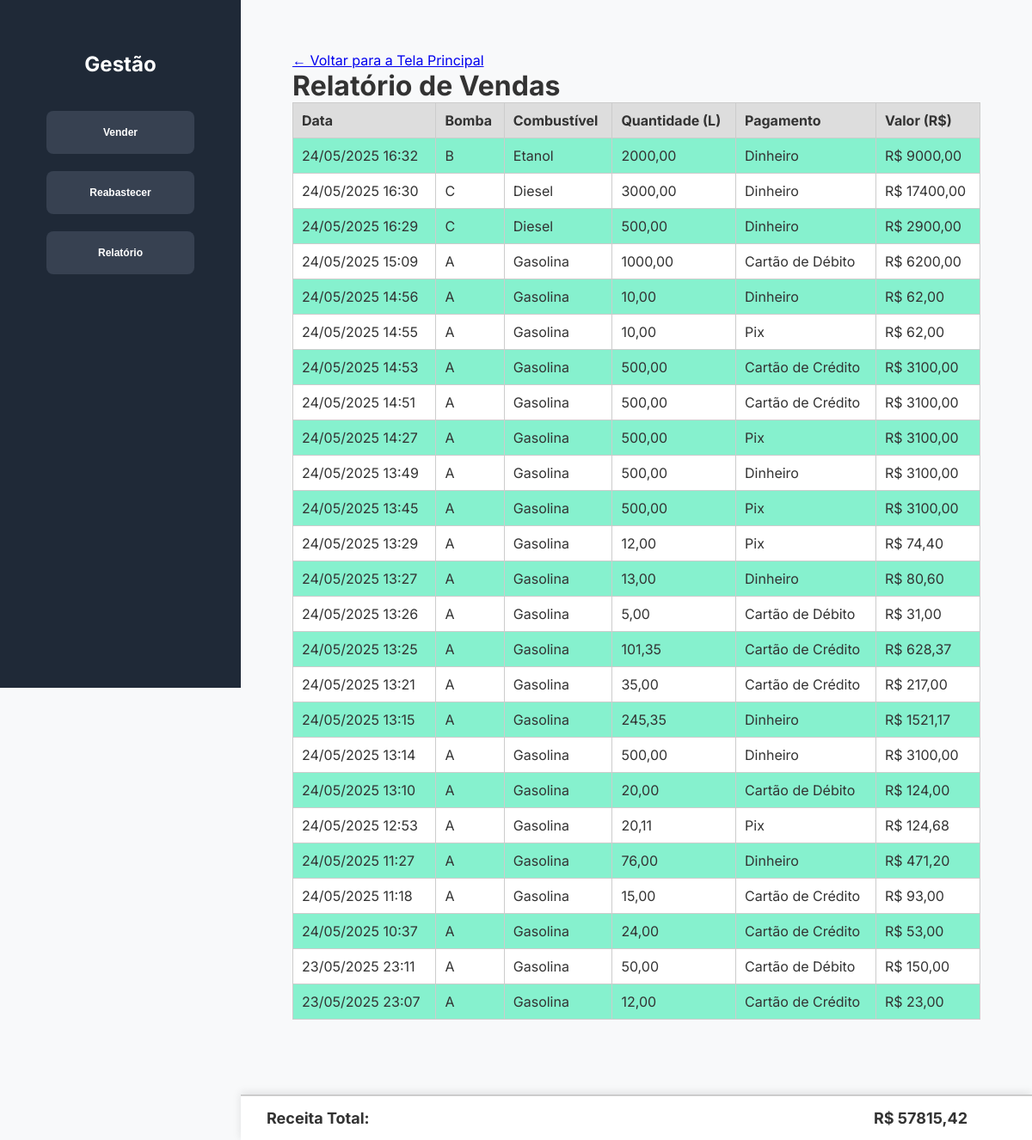
The page /relatorio on the database as committed earlier.
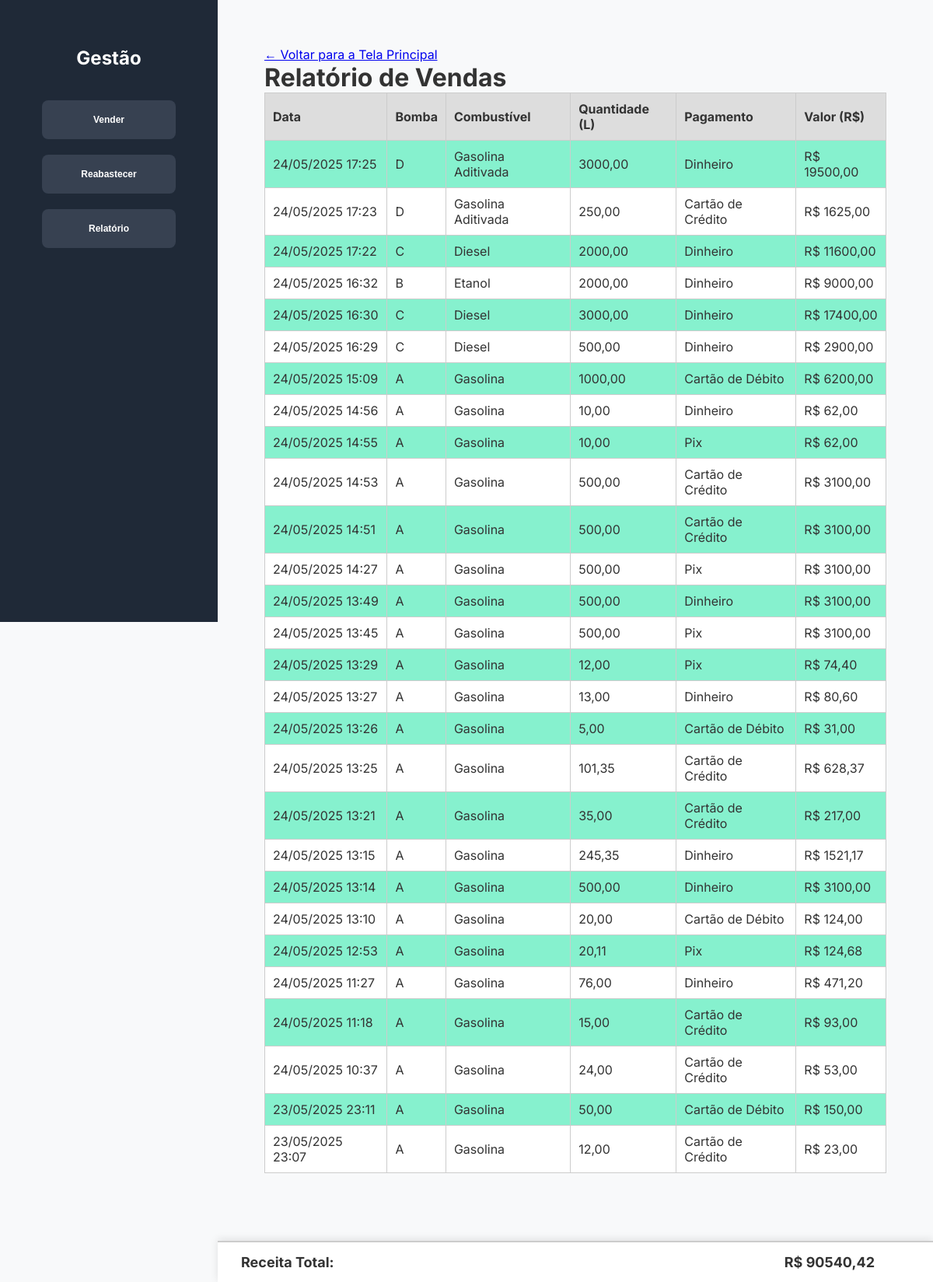
The same page on the database as committed later.
### gestaoPostoCombustivel/models.py (models this page shows, shortened)
class Venda(models.Model):
    BOMBA_CHOICES = [
        ('A', 'Bomba A'),
        ('B', 'Bomba B'),
        ('C', 'Bomba C'),
        ('D', 'Bomba D'),
    ]
    COMBUSTIVEL_CHOICES = [
        ('etanol', 'Etanol'),
        ('diesel', 'Diesel'),
        ('gasolina', 'Gasolina'),
        ('gasolina_aditivada', 'Gasolina Aditivada'),
    ]
    PAGAMENTO_CHOICES = [
        ('credito', 'Cartão de Crédito'),
        ('debito', 'Cartão de Débito'),
        ('dinheiro', 'Dinheiro'),
        ('pix', 'Pix'),
    ]
    bomba = models.CharField(max_length=1, choices=BOMBA_CHOICES)
    combustivel = models.CharField(max_length=20, choices=COMBUSTIVEL_CHOICES)
    quantidade = models.DecimalField(max_digits=10, decimal_places=2)
    pagamento = models.CharField(max_length=10, choices=PAGAMENTO_CHOICES)
    valor = models.DecimalField(max_digits=10, decimal_places=2)
    data = models.DateTimeField(auto_now_add=True)

### gestaoPostoCombustivel/views.py (the view)
# urls.py: path('relatorio', views.relatorio, name='relatorio'), # rota para a view relatorio
def relatorio(request):
    vendas = Venda.objects.all().order_by('-data')
    receita_total = sum(venda.valor for venda in vendas)
    estoques = Estoque.objects.all().order_by('bomba')
    context = {
        'vendas': vendas,
        'receita_total': receita_total,
    }
    return render(request, 'relatorio.html', context)

### gestaoPostoCombustivel/templates/relatorio.html (shortened to what this page needs)
{% load static %}
<!DOCTYPE html>
<html lang="pt-br">
<head>
  <link rel="stylesheet" href="{% static 'assets/css/style.css' %}">
  <link rel="stylesheet" href="{% static 'assets/css/relatorio.css' %}">
</head>
<body>
  <div class="container">
    <aside class="sidebar">
      <h2 class="logo">Gestão</h2>
      <nav class="menu">
        <a href="{% url 'venda' %}">
          <button>Vender</button>
        </a>
        <a href="{% url 'reabastecer' %}">
          <button>Reabastecer</button>
        </a>
        <a href="{% url 'relatorio' %}">
          <button>Relatório</button>
        </a>
      </nav>
    </aside>
    <div class="main-content">
      <div class="back-button">
        <a href="{% url 'index' %}">
          &#8592; Voltar para a Tela Principal
        </a>
      </div>
      <h1>Relatório de Vendas</h1>
      {% if vendas %}
        <table class="tabela-vendas">
          <thead>
            <tr>
              <th>Data</th>
              <th>Bomba</th>
              <th>Combustível</th>
              <th>Quantidade (L)</th>
              <th>Pagamento</th>
              <th>Valor (R$)</th>
            </tr>
          </thead>
          <tbody>
            {% for venda in vendas %}
              <tr>
                <td>{{ venda.data|date:"d/m/Y H:i" }}</td>
                <td>{{ venda.bomba }}</td>
                <td>{{ venda.get_combustivel_display }}</td>
                <td>{{ venda.quantidade }}</td>
                <td>{{ venda.get_pagamento_display }}</td>
                <td>R$ {{ venda.valor }}</td>
              </tr>
            {% endfor %}
          </tbody>
        </table>
        <div class="receita-total">
          <span>Receita Total:</span>
          <strong>R$ {{ receita_total }}</strong>
        </div>
      {% else %}
        <p>Nenhuma venda registrada até o momento.</p>
      {% endif %}
    </div>
  </div>
</body>
</html>

Rows that differ between the two databases and show on the page:
added Venda: data "24/05/2025 17:25", bomba "D", combustivel "Gasolina Aditivada", quantidade "3000,00", pagamento "Dinheiro", valor "19500,00"
added Venda: data "24/05/2025 17:23", bomba "D", combustivel "Gasolina Aditivada", quantidade "250,00", pagamento "Cartão de Crédito", valor "1625,00"
added Venda: data "24/05/2025 17:22", bomba "C", combustivel "Diesel", quantidade "2000,00", pagamento "Dinheiro", valor "11600,00"
Other text that changed with them:
{{ receita_total }}: "57815,42" → "90540,42"
